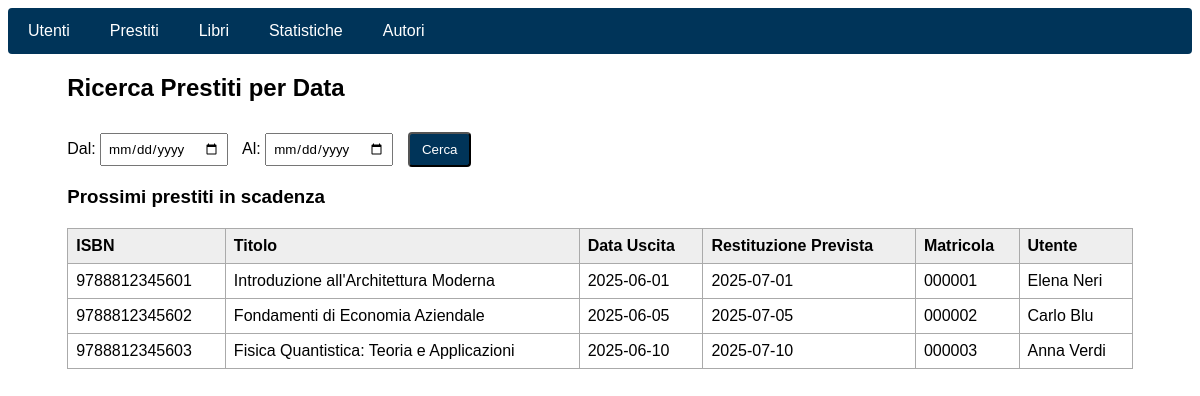
/prestiti/search.php, run on an earlier commit of the app's database.
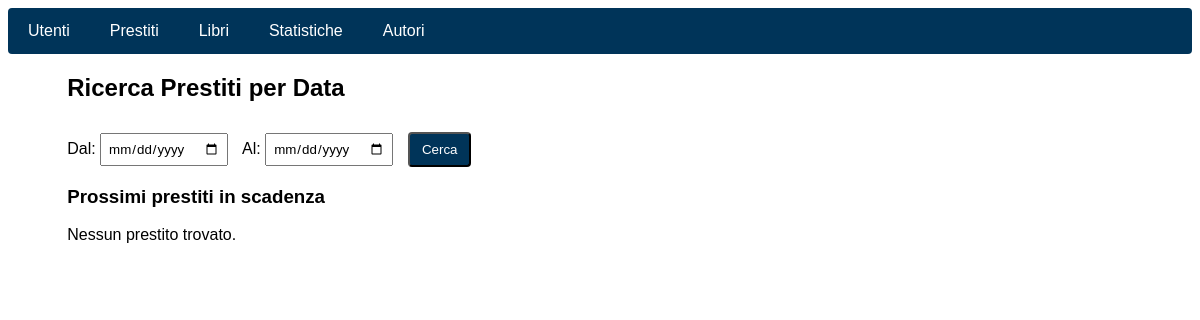
And on a later commit of the database.
### tables this page shows
CREATE TABLE Prestito (
    id_copia INT NOT NULL,
    matricola VARCHAR(6) NOT NULL,
    data_uscita DATE NOT NULL,
    data_restituzione_prevista DATE,
    PRIMARY KEY (id_copia, matricola, data_uscita),
    FOREIGN KEY (id_copia) REFERENCES CopiaLibro(id_copia) ON DELETE CASCADE,
    FOREIGN KEY (matricola) REFERENCES Utente(matricola) ON DELETE CASCADE
);

CREATE TABLE Libro (
    ISBN VARCHAR(20) PRIMARY KEY,
    titolo VARCHAR(255) NOT NULL,
    anno_pubblicazione INT,
    lingua VARCHAR(50)
);

CREATE TABLE Utente (
    matricola VARCHAR(6) PRIMARY KEY,
    nome VARCHAR(100) NOT NULL,
    cognome VARCHAR(100) NOT NULL,
    indirizzo VARCHAR(255),
    telefono VARCHAR(20)
);

### prestiti/search.php (the view, shortened to what this page needs)
<?php
require_once("../connect.php");
$data_inizio = $_GET["data_inizio"] ?? "";
$data_fine = $_GET["data_fine"] ?? "";
$prestiti = [];
if ($data_inizio !== "" && $data_fine !== "") {
    $start = mysqli_real_escape_string($connection, $data_inizio);
    $end = mysqli_real_escape_string($connection, $data_fine);
    $query = "
        SELECT
            P.data_uscita,
            P.data_restituzione_prevista,
            L.ISBN,
            L.titolo,
            U.matricola,
            U.nome,
            U.cognome
        FROM Prestito P
        JOIN CopiaLibro C ON P.id_copia = C.id_copia
        JOIN Libro L ON C.ISBN = L.ISBN
        JOIN Utente U ON P.matricola = U.matricola
        WHERE P.data_uscita BETWEEN '$start' AND '$end'
        ORDER BY P.data_uscita ASC
    ";
} else {
    $query = "
        SELECT
            P.data_uscita,
            P.data_restituzione_prevista,
            L.ISBN,
            L.titolo,
            U.matricola,
            U.nome,
            U.cognome
        FROM Prestito P
        JOIN CopiaLibro C ON P.id_copia = C.id_copia
        JOIN Libro L ON C.ISBN = L.ISBN
        JOIN Utente U ON P.matricola = U.matricola
        WHERE P.data_restituzione_prevista >= CURDATE()
        ORDER BY P.data_restituzione_prevista ASC
    ";
}
$res = mysqli_query($connection, $query);
if ($res && mysqli_num_rows($res) > 0) {
    while ($row = mysqli_fetch_assoc($res)) {
        $prestiti[] = $row;
    }
}
?>
<!DOCTYPE html>
<html lang="it">
<head>
</head>
<body>
    <?php include("../navbar.php"); ?>
    <div class="container">
        <h2>Ricerca Prestiti per Data</h2>
        <form method="get">
            <label for="data_inizio">Dal:</label>
            <input type="date" name="data_inizio" id="data_inizio" value="<?= htmlspecialchars($data_inizio) ?>">
            <label for="data_fine">Al:</label>
            <input type="date" name="data_fine" id="data_fine" value="<?= htmlspecialchars($data_fine) ?>">
            <button type="submit" class="btn">Cerca</button>
        </form>
        <h3>
            <?php if ($data_inizio !== "" && $data_fine !== ""): ?>
                Prestiti tra il <?= htmlspecialchars($data_inizio) ?> e il <?= htmlspecialchars($data_fine) ?>
            <?php else: ?>
                Prossimi prestiti in scadenza
            <?php endif; ?>
        </h3>
        <?php if (!empty($prestiti)): ?>
            <table>
                <thead>
                    <tr>
                        <th>ISBN</th>
                        <th>Titolo</th>
                        <th>Data Uscita</th>
                        <th>Restituzione Prevista</th>
                        <th>Matricola</th>
                        <th>Utente</th>
                    </tr>
                </thead>
                <tbody>
                    <?php foreach ($prestiti as $p): ?>
                        <tr>
                            <td><?= htmlspecialchars($p['ISBN']) ?></td>
                            <td><?= htmlspecialchars($p['titolo']) ?></td>
                            <td><?= htmlspecialchars($p['data_uscita']) ?></td>
                            <td><?= htmlspecialchars($p['data_restituzione_prevista']) ?></td>
                            <td><?= htmlspecialchars($p['matricola']) ?></td>
                            <td><?= htmlspecialchars($p['nome'] . " " . $p['cognome']) ?></td>
                        </tr>
                    <?php endforeach; ?>
                </tbody>
            </table>
        <?php else: ?>
            <p>Nessun prestito trovato.</p>
        <?php endif; ?>
    </div>
</body>
</html>

What changed in the data, as far as the page shows it:
removed prestito: libro.ISBN "9788812345601", libro.titolo "Introduzione all'Architettura Moderna", data_uscita "2025-06-01", data_restituzione_prevista "2025-07-01", matricola.matricola "000001", matricola.cognome "Elena Neri"
removed prestito: libro.ISBN "9788812345602", libro.titolo "Fondamenti di Economia Aziendale", data_uscita "2025-06-05", data_restituzione_prevista "2025-07-05", matricola.matricola "000002", matricola.cognome "Carlo Blu"
removed prestito: libro.ISBN "9788812345603", libro.titolo "Fisica Quantistica: Teoria e Applicazioni", data_uscita "2025-06-10", data_restituzione_prevista "2025-07-10", matricola.matricola "000003", matricola.cognome "Anna Verdi"
Also different on the page:
text no longer shown: "ISBN Titolo Data Uscita Restituzione Prevista Matricola Utente"
text now shown: "Nessun prestito trovato."
